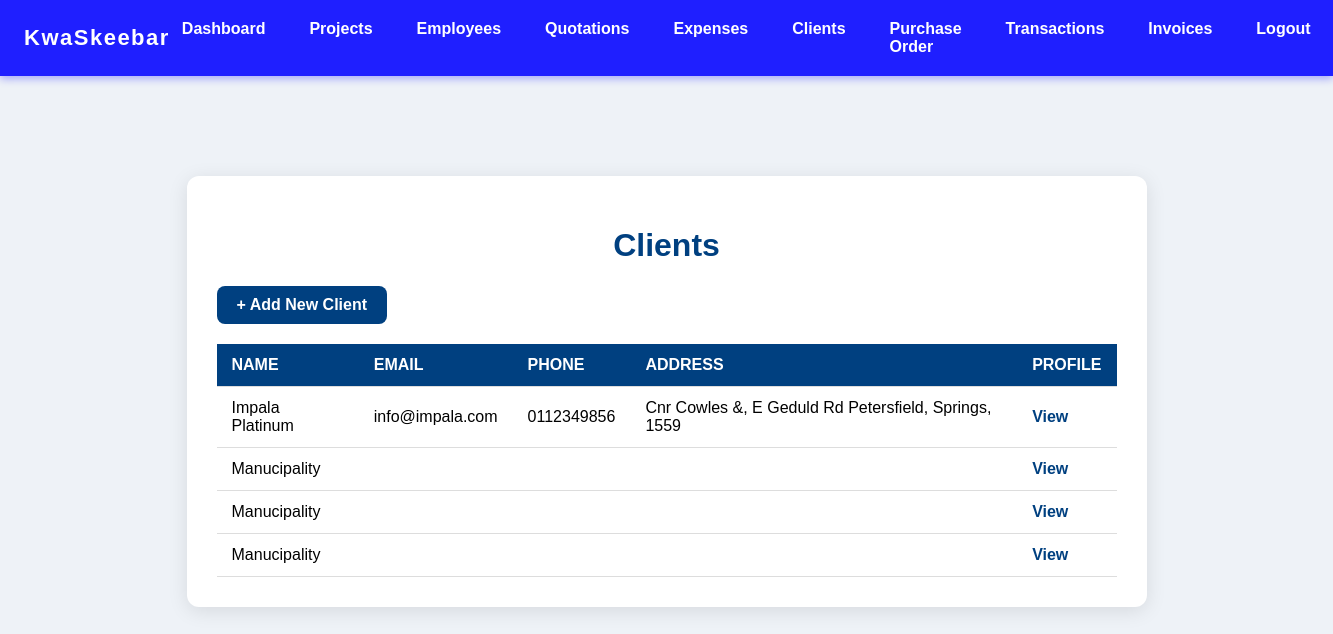
The page /client_list.php on the database its author committed.
### tables this page shows
CREATE TABLE `clients` (
  `id` int(11) NOT NULL,
  `name` varchar(255) NOT NULL,
  `email` varchar(255) DEFAULT NULL,
  `phone` varchar(50) DEFAULT NULL,
  `address` text DEFAULT NULL,
  `created_at` datetime DEFAULT current_timestamp(),
  `updated_at` datetime DEFAULT current_timestamp() ON UPDATE current_timestamp()
);

### client_list.php (the view, shortened to what this page needs)
<?php
require 'db.php';
include 'nav.php';
$result = $conn->query("SELECT * FROM clients ORDER BY name ASC");
?>
<!DOCTYPE html>
<html lang="en">
<head>
</head>
<body>
<div class="container">
  <h1>Clients</h1>
  <a href="add_client.php" class="button">+ Add New Client</a>
  <table>
    <thead>
      <tr>
        <th>Name</th>
        <th>Email</th>
        <th>Phone</th>
        <th>Address</th>
        <th>Profile</th>
      </tr>
    </thead>
    <tbody>
      <?php while ($row = $result->fetch_assoc()): ?>
      <tr>
        <td><?= htmlspecialchars($row['name']) ?></td>
        <td><?= htmlspecialchars($row['email']) ?></td>
        <td><?= htmlspecialchars($row['phone']) ?></td>
        <td><?= htmlspecialchars($row['address']) ?></td>
        <td><a href="client_profile.php?id=<?= $row['id'] ?>" class="view-link">View</a></td>
      </tr>
      <?php endwhile; ?>
    </tbody>
  </table>
</div>
</body>
</html>

### client_list.php (style rules this page uses)
body { font-family: Arial, sans-serif; background: #eef2f7; margin: 0; }
.container { max-width: 900px; margin: 100px auto 30px; background: white; padding: 30px; border-radius: 12px; box-shadow: 0 4px 20px rgba(0,0,0,0.1); }
h1 { text-align: center; color: #004080; }
a.button { display: inline-block; margin-bottom: 20px; background-color: #004080; color: white; padding: 10px 20px; border-radius: 8px; text-decoration: none; font-weight: bold; transition: background-color 0.3s ease; }
table { width: 100%; border-collapse: collapse; }
th, td { padding: 12px 15px; border-bottom: 1px solid #ddd; text-align: left; }
th { background-color: #004080; color: white; text-transform: uppercase; }
a.view-link { color: #004080; font-weight: 600; text-decoration: none; }

### rows shown on the page
clients: name "Impala Platinum", email "info@impala.com", phone "0112349856", address "Cnr Cowles &, E Geduld Rd Petersfield, Springs, 1559"
clients: name "Manucipality"
clients: name "Manucipality"
clients: name "Manucipality"
